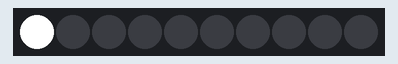
Bench run of a sketch on a simulated Arduino Uno, built with avr-gcc and run on an emulated ATmega328P. On the bench: 10 RGB LEDs in strip order, left to right.

Above: at 2.05 s.
At 2.65 s:
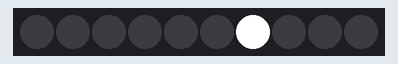
At 3.35 s:
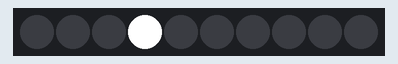

The sketch:

FirstLight.ino
```cpp
// This program was taken from the FirstLight.ino supplies with the FastLED library
// It has been modified for use with a NodeMCU for use in a tutorial by NQMakerSupplies.com.au
// Hosted at theMakers.org.
//
// Special thanks to the people behind FastLED.io and all the contributors :)

#define FASTLED_ESP8266_NODEMCU_PIN_ORDER   // map output pins to what they are called on the NodeMCU
#include "FastLED.h"

///////////////////////////////////////////////////////////////////////////////////////////
//
// Move a white dot along the strip of leds.  This program simply shows how to configure the leds,
// and then how to turn a single pixel white and then off, moving down the line of pixels.
//

// How many leds are in the strip?
#define NUM_LEDS 10

// Data pin that led data will be written out over
#define DATA_PIN 3

// Clock pin only needed for SPI based chipsets when not using hardware SPI
#define CLOCK_PIN 2

// This is an array of leds.  One item for each led in your strip.
CRGB leds[NUM_LEDS];

// This function sets up the ledsand tells the controller about them
void setup() {
	// sanity check delay - allows reprogramming if accidently blowing power w/leds
   	delay(2000);

      FastLED.addLeds<WS2801, DATA_PIN, CLOCK_PIN, RGB>(leds, NUM_LEDS);
}

// This function runs over and over, and is where you do the magic to light
// your leds.
void loop() {
   // Move a single white led
   for(int whiteLed = 0; whiteLed < NUM_LEDS; whiteLed = whiteLed + 1) {
      // Turn our current led on to white, then show the leds
      leds[whiteLed] = CRGB::White;

      // Show the leds (only one of which is set to white, from above)
      FastLED.show();

      // Wait a little bit
      delay(100);

      // Turn our current led back to black for the next loop around
      leds[whiteLed] = CRGB::Black;
   }
}
```

Measured:
- by itself, everything shown: repeats every 1.0 s, in 10 steps
